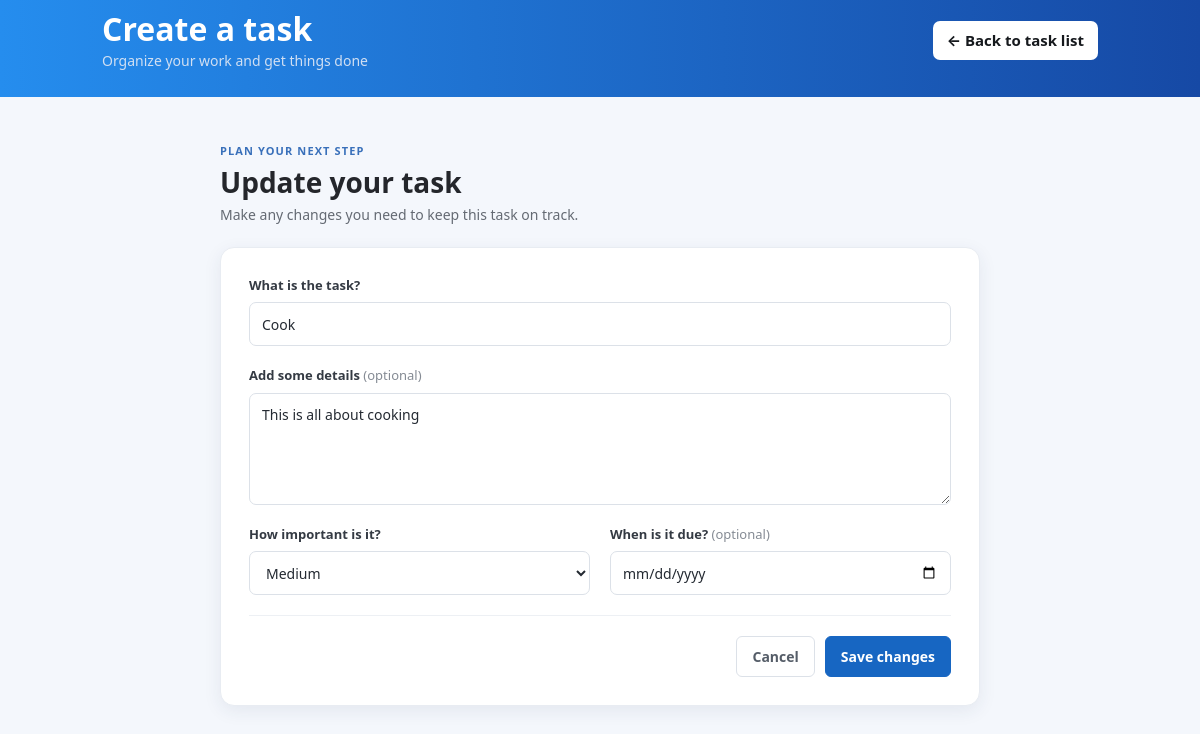
/edit/5/ (signed in), run on the app's committed database.
### tasks/models.py (models this page shows, shortened)
class Task(models.Model):
    PRIORITY_CHOICES = [
        ('low','Low'),
        ('medium','Medium'),
        ('high','High'),
    ]
    STATUS_CHOICES = [
        ('pending','Pending'),
        ('completed','Completed'),
    ]
    user = models.ForeignKey(User , on_delete=models.CASCADE)
    title = models.CharField(max_length=200)
    description = models.TextField()
    priority = models.CharField(max_length=10, choices=PRIORITY_CHOICES, default='medium')
    status = models.CharField(max_length=20, choices=STATUS_CHOICES, default='pending')
    due_date = models.DateField(null=True,blank=True)
    created_at = models.DateTimeField(auto_now_add=True)

### tasks/views.py (the view, shortened to what this page needs)
# urls.py: path('edit/<int:task_id>/', views.edit_task,name='edit_task'),
@login_required
def edit_task(request, task_id):
    task = get_object_or_404(Task, id=task_id, user=request.user)
    context = {
        'task': task
    }
    return render(request, 'tasks/task_form.html', context)

### tasks/templates/tasks/task_form.html (shortened to what this page needs)
{% load static %}
<!doctype html>
<html lang="en">
  <head>
    <link
      href="https://cdn.jsdelivr.net/npm/bootstrap@5.3.8/dist/css/bootstrap.min.css"
      rel="stylesheet"
    />
    <link rel="stylesheet" href="{% static 'css/style.css' %}" />
  </head>
  <body class="task-list task-form-page">
    <nav>
      <div class="task-list-title">
        <h1>Create a task</h1>
        <p>Organize your work and get things done</p>
      </div>
      <a class="add-task-button" href="{% url 'tasks:task_list' %}">
       &larr; Back to task list
      </a>
    </nav>
    <main>
      <header class="task-form-head">
        <span class="task-form-header">PLAN YOUR NEXT STEP</span>
        <h2>{% if task %}Update your task{% else %}What needs to get done?{% endif %}</h2>
        <p>
          {% if task %}
            Make any changes you need to keep this task on track.
          {% else %}
            Give it a name, add useful details, and choose a priority or due date.
          {% endif %}
        </p>
      </header>
      <section class="task-form-form">
        <form method="post">
          <div class="task-form-field">
            <label for="title">What is the task?</label>
            <input
              type="text"
              name="title"
              id="title"
              value="{{ task.title|default:'' }}"
              placeholder="Add the project title"
              required
            />
          </div>
          <div class="task-form-field">
            <label for="description">Add some details <span>(optional)</span></label>
            <textarea
              name="description"
              id="description"
              rows="4"
              placeholder="Notes or steps on how to get started"
            >{{ task.description|default:'' }}</textarea>
          </div>
          <div class="task-form-row">
            <div class="task-form-field">
              <label for="priority">How important is it?</label>
              <select name="priority" id="priority">
                <option value="medium" {% if task.priority == 'medium' or not task %}selected{% endif %}>
                  Medium
                </option>
              </select>
            </div>
            <div class="task-form-field">
              <label for="due_date">When is it due? <span>(optional)</span></label>
              <input
                type="date"
                name="due_date"
                id="due_date"
                value="{{ task.due_date|date:'Y-m-d' }}"
              />
            </div>
          </div>
          <div class="task-form-actions">
            <a class="task-form-cancel" href="{% url 'tasks:task_list' %}">
              Cancel
            </a>
            <button type="submit" class="task-form-submit">
              {% if task %}Save changes{% else %}Add task{% endif %}
            </button>
          </div>
        </form>
      </section>
    </main>
  </body>
</html>

### static/css/style.css (style rules this page uses)
* { padding: 0; margin: 0; box-sizing: border-box; }
body { scroll-behavior: smooth; overflow-x: hidden; }
.task-list { min-height: 100vh; background-color: #f4f7fc; color: #24262b; }
.task-list nav { display: flex; align-items: center; justify-content: space-between; padding: 10px max(24px, 8.5vw) 26px; background-image: linear-gradient(to right, #258dee, #1649a5); }
.task-list-title h1 { margin: 0; color: #fff; font-size: 32px; font-weight: 700; }
.task-list-title p { margin: 2px 0 0; color: #d1dff2; font-size: 14px; }
.task-list .add-task-button { display: inline-flex; align-items: center; gap: 6px; border-radius: 7px; padding: 8px 14px; background-color: #fff; color: #16191d; font-size: 15px; font-weight: 700; text-decoration: none; white-space: nowrap; }
.task-list main { display: block; width: 83%; max-width: 1160px; height: auto; margin: 0 auto; padding: 32px 0 20px; }
.task-form-page main { max-width: 760px; padding-top: 40px; }
.task-form-head { margin-bottom: 22px; }
.task-form-header { color: #3970ba; font-size: 11px; font-weight: 700; letter-spacing: 0.1em; }
.task-form-head h2 { margin: 5px 0 4px; font-size: 28px; font-weight: 700; }
.task-form-head p { margin: 0; color: #646a73; font-size: 14px; }
.task-form-form { border: 1px solid #e8ecf2; border-radius: 14px; padding: 28px; background-color: #fff; box-shadow: 0 5px 18px rgba(34, 54, 83, 0.08); }
.task-form-field { min-width: 0; margin-bottom: 20px; }
.task-form-field label { display: block; margin-bottom: 7px; color: #343a43; font-size: 13px; font-weight: 600; }
.task-form-field label span { color: #858b94; font-weight: 400; }
.task-form-field input, .task-form-field textarea, .task-form-field select { display: block; width: 100%; border: 1px solid #dce1e8; border-radius: 7px; padding: 10px 12px; background-color: #fff; color: #242a32; font: inherit; font-size: 14px; transition: border-color 0.15s ease, box-shadow 0.15s ease; }
.task-form-field input, .task-form-field select { min-height: 44px; }
.task-form-field textarea { min-height: 112px; resize: vertical; }
.task-form-field input::placeholder, .task-form-field textarea::placeholder { color: #9aa1ab; }
.task-form-row { display: grid; grid-template-columns: repeat(2, minmax(0, 1fr)); gap: 20px; }
.task-form-actions { display: flex; justify-content: flex-end; align-items: center; gap: 10px; border-top: 1px solid #edf0f4; padding-top: 20px; }
.task-form-cancel, .task-form-submit { border-radius: 6px; padding: 9px 15px; font-size: 14px; font-weight: 600; text-decoration: none; }
.task-form-cancel { border: 1px solid #dce1e8; background-color: #fff; color: #555d68; }
.task-form-submit { border: 1px solid #1766c2; background-color: #1766c2; color: #fff; }

### data on the page
Task: title "Cook", description "This is all about cooking", priority "Medium"
